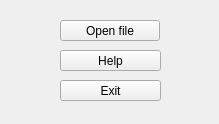
<?xml version="1.0" encoding="UTF-8"?>
<ui version="4.0">
 <class>modela</class>
 <widget class="QMainWindow" name="modela">
  <property name="geometry">
   <rect>
    <x>0</x>
    <y>0</y>
    <width>219</width>
    <height>124</height>
   </rect>
  </property>
  <property name="windowTitle">
   <string>ModEla</string>
  </property>
  <widget class="QWidget" name="centralWidget">
   <widget class="QPushButton" name="openFileB">
    <property name="geometry">
     <rect>
      <x>60</x>
      <y>20</y>
      <width>100</width>
      <height>21</height>
     </rect>
    </property>
    <property name="text">
     <string>Open file</string>
    </property>
   </widget>
   <widget class="QPushButton" name="exitB">
    <property name="geometry">
     <rect>
      <x>60</x>
      <y>80</y>
      <width>101</width>
      <height>21</height>
     </rect>
    </property>
    <property name="text">
     <string>Exit</string>
    </property>
   </widget>
   <widget class="QPushButton" name="helpB">
    <property name="geometry">
     <rect>
      <x>60</x>
      <y>50</y>
      <width>101</width>
      <height>21</height>
     </rect>
    </property>
    <property name="text">
     <string>Help</string>
    </property>
   </widget>
  </widget>
 </widget>
 <layoutdefault spacing="6" margin="11"/>
 <resources/>
 <connections>
  <connection>
   <sender>exitB</sender>
   <signal>clicked()</signal>
   <receiver>modela</receiver>
   <slot>close()</slot>
   <hints>
    <hint type="sourcelabel">
     <x>60</x>
     <y>60</y>
    </hint>
    <hint type="destinationlabel">
     <x>59</x>
     <y>46</y>
    </hint>
   </hints>
  </connection>
 </connections>
</ui>
